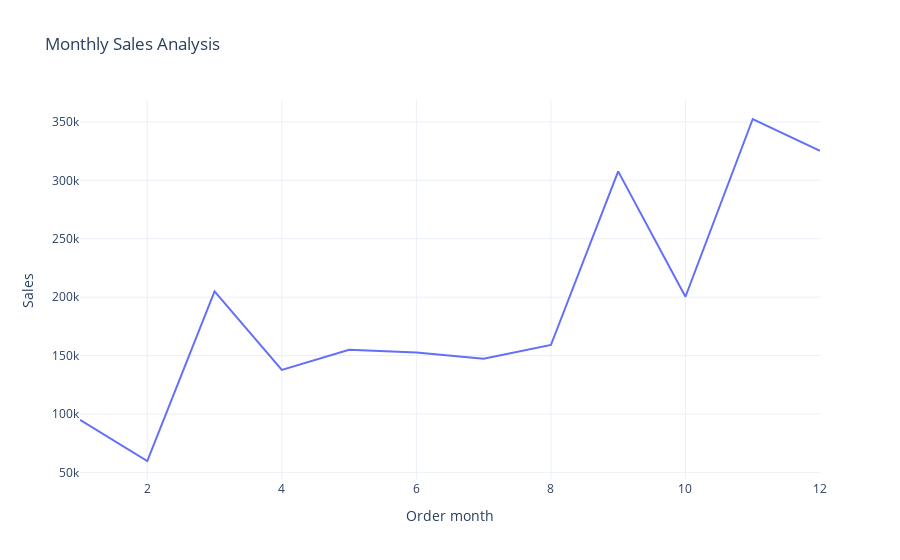

Notebook code for this chart:
### Code cell
fig = px.line(sales_by_month,
              x = 'Order month',
              y = 'Sales',
              title = 'Monthly Sales Analysis')
fig.show()

### Figure 1 — Plotly figure (JSON) as saved in the notebook; plotly's stock layout.template omitted (floating-point values rounded to 4 significant figures)
{"data": [{"hovertemplate": "Order month=%{x}<br>Sales=%{y}<extra></extra>", "legendgroup": "", "line": {"color": "#636efa", "dash": "solid"}, "marker": {"symbol": "circle"}, "mode": "lines", "name": "", "orientation": "v", "showlegend": false, "type": "scatter", "x": [1, 2, 3, 4, 5, 6, 7, 8, 9, 10, 11, 12], "xaxis": "x", "y": [94920.0, 59750.0, 205000.0, 137800.0, 155000.0, 152700.0, 147200.0, 159000.0, 307600.0, 200300.0, 352500.0, 325300.0], "yaxis": "y"}], "layout": {"legend": {"tracegroupgap": 0}, "title": {"text": "Monthly Sales Analysis"}, "xaxis": {"anchor": "y", "domain": [0, 1], "title": {"text": "Order month"}}, "yaxis": {"anchor": "x", "domain": [0, 1], "title": {"text": "Sales"}}}}
